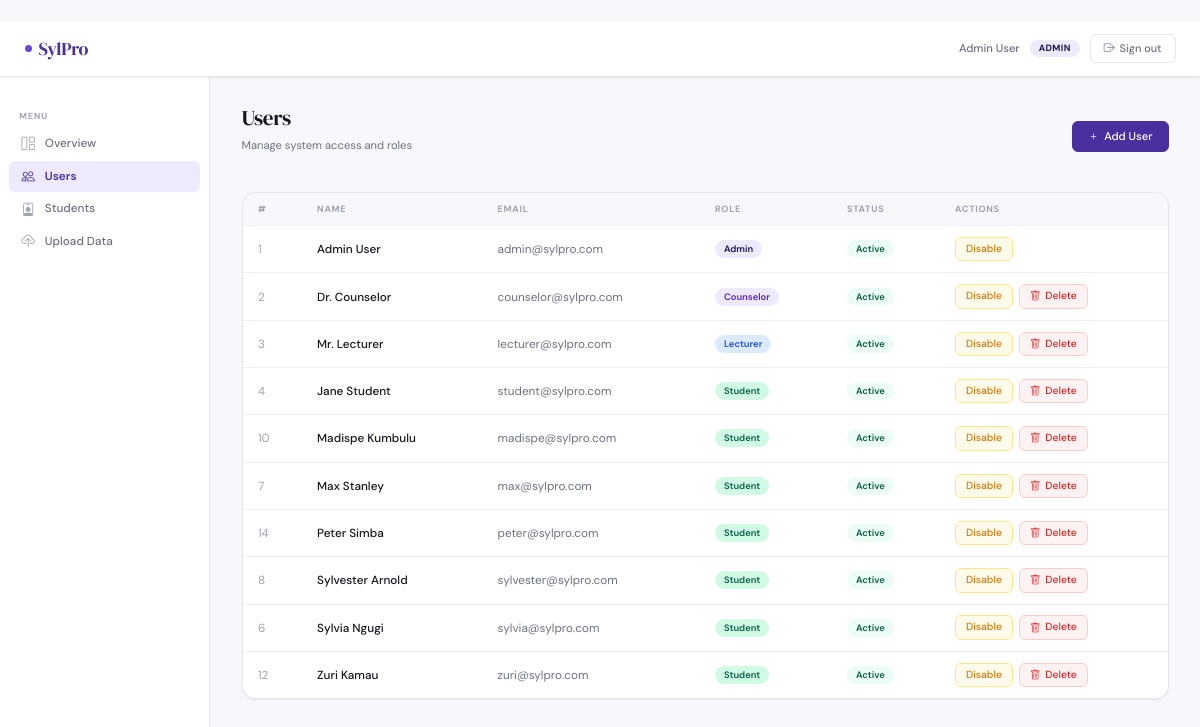
Page /admin/users (signed in) on the committed database.
### tables this page shows
CREATE TABLE users (
            id            INTEGER PRIMARY KEY AUTOINCREMENT,
            name          TEXT    NOT NULL,
            email         TEXT    NOT NULL UNIQUE,
            password_hash TEXT    NOT NULL,
            role          TEXT    NOT NULL CHECK(role IN ('admin','counselor','lecturer','student')),
            created_at    TEXT    DEFAULT (datetime('now')),
            is_active     INTEGER DEFAULT 1
        );

### app.py (the view)
@app.route('/admin/users')
@login_required(role='admin')
def admin_users():
    return render_template('admin/users.html',
        user=get_current_user(), users=db.get_all_users())

### app.py (called while the page is built)
def login_required(role=None):
    from functools import wraps
    def decorator(f):
        @wraps(f)
        def wrapper(*args, **kwargs):
            if 'user_id' not in session:
                flash('Please log in to continue.', 'warning')
                return redirect(url_for('login'))
            if role and session.get('role') != role:
                flash('You do not have permission to access that page.', 'danger')
                return redirect(url_for('dashboard'))
            return f(*args, **kwargs)
        return wrapper
    return decorator

def get_current_user():
    if 'user_id' in session:
        return db.get_user_by_id(session['user_id'])
    return None

### database.py (called while the page is built)
def get_db():
    conn = sqlite3.connect(DB_PATH)
    conn.row_factory = sqlite3.Row
    conn.execute("PRAGMA foreign_keys = ON")
    return conn

def get_user_by_id(user_id):
    conn = get_db()
    u = conn.execute("SELECT * FROM users WHERE id=?", (user_id,)).fetchone()
    conn.close()
    return u

def get_all_users():
    conn = get_db()
    users = conn.execute("SELECT * FROM users ORDER BY role, name").fetchall()
    conn.close()
    return users

### templates/admin/users.html (shortened to what this page needs)
{% extends "base.html" %}
{% block content %}
<div class="ph">
    <div class="ph-row">
        <div><h1 class="ph-title">Users</h1><p class="ph-sub">Manage system access and roles</p></div>
        <a href="{{ url_for('admin_add_user') }}" class="btn btn-primary"><i class="bi bi-plus"></i>Add User</a>
    </div>
</div>
<div class="card">
    <div class="card-bd-0">
        <table class="table">
            <thead><tr><th>#</th><th>Name</th><th>Email</th><th>Role</th><th>Status</th><th>Actions</th></tr></thead>
            <tbody>
            {% for u in users %}
            <tr>
                <td style="color:var(--faint)">{{ u.id }}</td>
                <td style="font-weight:500">{{ u.name }}</td>
                <td style="color:var(--muted)">{{ u.email }}</td>
                <td><span class="rolebadge rb-{{ u.role }}">{{ u.role }}</span></td>
                <td><span class="sbadge {{ 'sb-active' if u.is_active else 'sb-inactive' }}">{{ 'Active' if u.is_active else 'Inactive' }}</span></td>
                <td>
                    <div style="display:flex;gap:6px">
                        <a href="{{ url_for('admin_toggle_user', user_id=u.id) }}"
                           class="btn btn-sm {{ 'btn-amber' if u.is_active else 'btn-green' }}">
                            {{ 'Disable' if u.is_active else 'Enable' }}
                        </a>
                        {% if u.id != session.user_id %}
                        <form method="POST" action="{{ url_for('admin_delete_user', user_id=u.id) }}"
                              onsubmit="return confirm('Delete {{ u.name }}? This removes all their data permanently.')">
                            <button type="submit" class="btn btn-sm btn-red"><i class="bi bi-trash"></i>Delete</button>
                        </form>
                        {% endif %}
                    </div>
                </td>
            </tr>
            {% endfor %}
            </tbody>
        </table>
    </div>
</div>
{% endblock %}

### templates/base.html (shortened to what this page needs)
﻿<!DOCTYPE html>
<html lang="en">
<head>
    <link href="https://cdn.jsdelivr.net/npm/bootstrap@5.3.0/dist/css/bootstrap.min.css" rel="stylesheet">
    <link href="https://cdn.jsdelivr.net/npm/bootstrap-icons@1.11.0/font/bootstrap-icons.css" rel="stylesheet">
</head>
<body>
<nav class="topnav">
    <a href="{{ url_for('dashboard') }}" class="brand">
        <span class="brand-dot"></span>SylPro
    </a>
    {% if session.user_id %}
    <div class="nav-right">
        <span class="nav-name">{{ session.name }}</span>
        <span class="chip chip-{{ session.role }}">{{ session.role }}</span>
        <a href="{{ url_for('logout') }}" class="btn-signout">
            <i class="bi bi-box-arrow-right"></i>Sign out
        </a>
    </div>
    {% endif %}
</nav>
<div class="app-body">
    {% if session.user_id %}
    <aside class="sidebar d-none d-md-flex flex-column">
        <span class="sidebar-label">Menu</span>
        {% if session.role == 'admin' %}
            <a href="{{ url_for('admin_dashboard') }}" class="slink {% if request.endpoint=='admin_dashboard' %}active{% endif %}"><i class="bi bi-grid-1x2"></i>Overview</a>
            <a href="{{ url_for('admin_users') }}"     class="slink {% if request.endpoint in ['admin_users','admin_add_user'] %}active{% endif %}"><i class="bi bi-people"></i>Users</a>
            <a href="{{ url_for('admin_students') }}"  class="slink {% if request.endpoint=='admin_students' %}active{% endif %}"><i class="bi bi-person-badge"></i>Students</a>
            <a href="{{ url_for('admin_upload') }}"    class="slink {% if request.endpoint=='admin_upload' %}active{% endif %}"><i class="bi bi-cloud-upload"></i>Upload Data</a>
        {% endif %}
    </aside>
    {% endif %}
    <main class="main">
        {% block content %}{% endblock %}
    </main>
</div>

### rows in the picture
users: name "Admin User", role "ADMIN", id "1", email "admin@sylpro.com", role "Admin", is_active "Active", is_active "Disable"
users: id "2", name "Dr. Counselor", email "counselor@sylpro.com", role "Counselor", is_active "Active", is_active "Disable"
users: id "3", name "Mr. Lecturer", email "lecturer@sylpro.com", role "Lecturer", is_active "Active", is_active "Disable"
users: id "4", name "Jane Student", email "student@sylpro.com", role "Student", is_active "Active", is_active "Disable"
users: id "10", name "Madispe Kumbulu", email "madispe@sylpro.com", role "Student", is_active "Active", is_active "Disable"
users: id "7", name "Max Stanley", email "max@sylpro.com", role "Student", is_active "Active", is_active "Disable"
users: id "14", name "Peter Simba", email "peter@sylpro.com", role "Student", is_active "Active", is_active "Disable"
users: id "8", name "Sylvester Arnold", email "sylvester@sylpro.com", role "Student", is_active "Active", is_active "Disable"
users: id "6", name "Sylvia Ngugi", email "sylvia@sylpro.com", role "Student", is_active "Active", is_active "Disable"
users: id "12", name "Zuri Kamau", email "zuri@sylpro.com", role "Student", is_active "Active", is_active "Disable"
